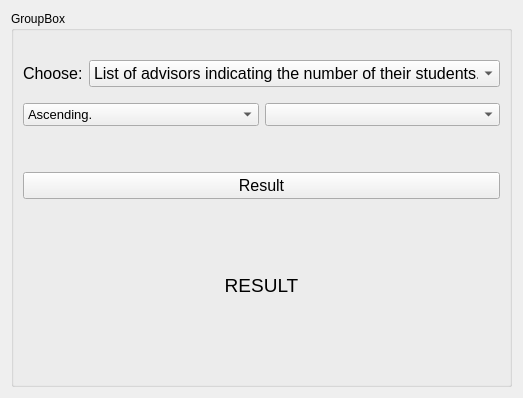
         <widget class="QWidget" name="page">
          <layout class="QGridLayout" name="gridLayout_2">
           <item row="0" column="0">
            <widget class="QGroupBox" name="groupBox_4">
             <property name="title">
              <string>GroupBox</string>
             </property>
             <layout class="QGridLayout" name="gridLayout_15">
              <item row="1" column="0">
               <widget class="QLabel" name="label_18">
                <property name="maximumSize">
                 <size>
                  <width>80</width>
                  <height>16777215</height>
                 </size>
                </property>
                <property name="font">
                 <font>
                  <pointsize>12</pointsize>
                 </font>
                </property>
                <property name="text">
                 <string>Choose:</string>
                </property>
               </widget>
              </item>
              <item row="1" column="1">
               <widget class="QComboBox" name="action_cb">
                <property name="minimumSize">
                 <size>
                  <width>100</width>
                  <height>0</height>
                 </size>
                </property>
                <property name="font">
                 <font>
                  <pointsize>12</pointsize>
                 </font>
                </property>
                <item>
                 <property name="text">
                  <string>List of advisors indicating the number of their students.</string>
                 </property>
                </item>
                <item>
                 <property name="text">
                  <string>List of students indicating the number of their advisors.</string>
                 </property>
                </item>
                <item>
                 <property name="text">
                  <string>Adviser with the maximum number of students.</string>
                 </property>
                </item>
                <item>
                 <property name="text">
                  <string>Adviser with a minimum number of students.</string>
                 </property>
                </item>
                <item>
                 <property name="text">
                  <string>A student with the maximum number of students.</string>
                 </property>
                </item>
                <item>
                 <property name="text">
                  <string>A student with a minimum number of students</string>
                 </property>
                </item>
               </widget>
              </item>
              <item row="0" column="0" colspan="2">
               <spacer name="horizontalSpacer_12">
                <property name="orientation">
                 <enum>Qt::Horizontal</enum>
                </property>
                <property name="sizeHint" stdset="0">
                 <size>
                  <width>40</width>
                  <height>20</height>
                 </size>
                </property>
               </spacer>
              </item>
              <item row="3" column="0" colspan="2">
               <layout class="QHBoxLayout" name="horizontalLayout_4">
                <item>
                 <widget class="QComboBox" name="choose_3">
                  <property name="font">
                   <font>
                    <pointsize>10</pointsize>
                   </font>
                  </property>
                  <item>
                   <property name="text">
                    <string>Ascending.</string>
                   </property>
                  </item>
                  <item>
                   <property name="text">
                    <string>Descending</string>
                   </property>
                  </item>
                 </widget>
                </item>
                <item>
                 <widget class="QComboBox" name="choose_4">
                  <property name="font">
                   <font>
                    <pointsize>10</pointsize>
                   </font>
                  </property>
                 </widget>
                </item>
               </layout>
              </item>
              <item row="7" column="0" colspan="2">
               <widget class="QLabel" name="result_lbl_2">
                <property name="minimumSize">
                 <size>
                  <width>0</width>
                  <height>100</height>
                 </size>
                </property>
                <property name="font">
                 <font>
                  <pointsize>14</pointsize>
                 </font>
                </property>
                <property name="text">
                 <string>RESULT</string>
                </property>
                <property name="alignment">
                 <set>Qt::AlignCenter</set>
                </property>
               </widget>
              </item>
              <item row="5" column="0" colspan="2">
               <widget class="QPushButton" name="result_btn">
                <property name="font">
                 <font>
                  <pointsize>12</pointsize>
                 </font>
                </property>
                <property name="text">
                 <string>Result</string>
                </property>
               </widget>
              </item>
              <item row="2" column="0" colspan="2">
               <spacer name="horizontalSpacer_13">
                <property name="orientation">
                 <enum>Qt::Horizontal</enum>
                </property>
                <property name="sizeHint" stdset="0">
                 <size>
                  <width>40</width>
                  <height>10</height>
                 </size>
                </property>
               </spacer>
              </item>
              <item row="6" column="0" colspan="2">
               <spacer name="horizontalSpacer_15">
                <property name="orientation">
                 <enum>Qt::Horizontal</enum>
                </property>
                <property name="sizeHint" stdset="0">
                 <size>
                  <width>40</width>
                  <height>30</height>
                 </size>
                </property>
               </spacer>
              </item>
              <item row="4" column="0" colspan="2">
               <spacer name="horizontalSpacer_14">
                <property name="orientation">
                 <enum>Qt::Horizontal</enum>
                </property>
                <property name="sizeHint" stdset="0">
                 <size>
                  <width>40</width>
                  <height>40</height>
                 </size>
                </property>
               </spacer>
              </item>
              <item row="8" column="0">
               <spacer name="verticalSpacer_6">
                <property name="orientation">
                 <enum>Qt::Vertical</enum>
                </property>
                <property name="sizeHint" stdset="0">
                 <size>
                  <width>20</width>
                  <height>40</height>
                 </size>
                </property>
               </spacer>
              </item>
             </layout>
            </widget>
           </item>
          </layout>
         </widget>
